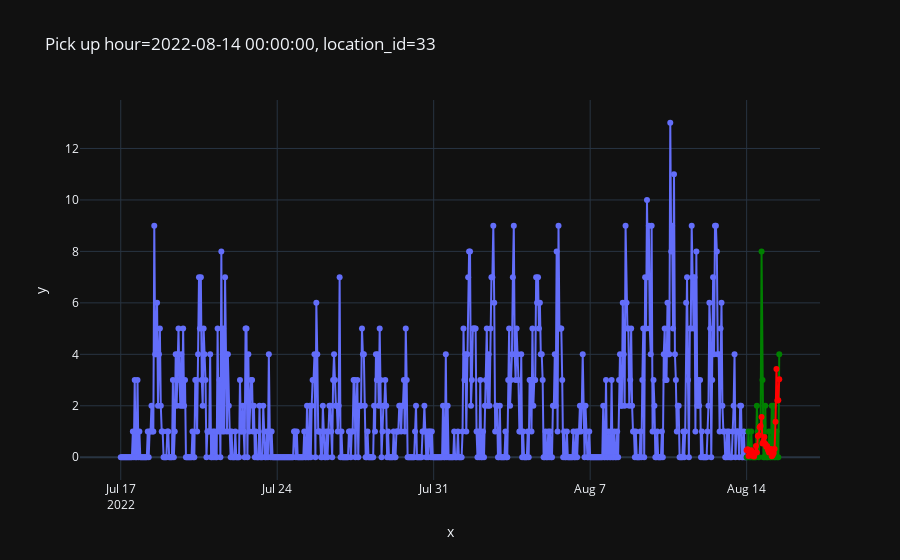

Write notebook code for a chart like this one.
### Code cell
from src.plot import plot_one_sample

plot_one_sample(
    features=X_test,
    targets=y_test,
    example_id=500,
    predictions=pd.DataFrame(predictions)
)

### Figure 1 — Plotly figure (JSON) as saved in the notebook; plotly's stock layout.template omitted (floating-point values rounded to 4 significant figures; data arrays with more than 128 entries replaced by an {"elided": "..."} marker saying what was removed)
{"data": [{"hovertemplate": "x=%{x}<br>y=%{y}<extra></extra>", "legendgroup": "", "line": {"color": "#636efa", "dash": "solid"}, "marker": {"symbol": "circle"}, "mode": "lines+markers", "name": "", "orientation": "v", "showlegend": false, "type": "scatter", "x": {"elided": "672 str values"}, "xaxis": "x", "y": {"elided": "672 int values"}, "yaxis": "y"}, {"hovertemplate": "x=%{x}<br>y=%{y}<extra></extra>", "legendgroup": "", "line": {"color": "green", "dash": "solid"}, "marker": {"symbol": "circle"}, "mode": "lines+markers", "name": "", "orientation": "v", "showlegend": false, "type": "scatter", "x": ["2022-08-14T00:00:00", "2022-08-14T01:00:00", "2022-08-14T02:00:00", "2022-08-14T03:00:00", "2022-08-14T04:00:00", "2022-08-14T05:00:00", "2022-08-14T06:00:00", "2022-08-14T07:00:00", "2022-08-14T08:00:00", "2022-08-14T09:00:00", "2022-08-14T10:00:00", "2022-08-14T11:00:00", "2022-08-14T12:00:00", "2022-08-14T13:00:00", "2022-08-14T14:00:00", "2022-08-14T15:00:00", "2022-08-14T16:00:00", "2022-08-14T17:00:00", "2022-08-14T18:00:00", "2022-08-14T19:00:00", "2022-08-14T20:00:00", "2022-08-14T21:00:00", "2022-08-14T22:00:00", "2022-08-14T23:00:00", "2022-08-15T00:00:00", "2022-08-15T01:00:00", "2022-08-15T02:00:00", "2022-08-15T03:00:00", "2022-08-15T04:00:00", "2022-08-15T05:00:00", "2022-08-15T06:00:00", "2022-08-15T07:00:00", "2022-08-15T08:00:00", "2022-08-15T09:00:00", "2022-08-15T10:00:00", "2022-08-15T11:00:00"], "xaxis": "x", "y": [0, 0, 1, 0, 0, 1, 0, 0, 0, 0, 0, 2, 1, 0, 1, 1, 8, 3, 0, 0, 2, 0, 0, 0, 1, 0, 0, 2, 0, 2, 0, 0, 1, 0, 0, 4], "yaxis": "y"}, {"hovertemplate": "x=%{x}<br>y=%{y}<extra></extra>", "legendgroup": "", "line": {"color": "red", "dash": "solid"}, "marker": {"symbol": "circle"}, "mode": "lines+markers", "name": "", "orientation": "v", "showlegend": false, "type": "scatter", "x": ["2022-08-14T00:00:00", "2022-08-14T01:00:00", "2022-08-14T02:00:00", "2022-08-14T03:00:00", "2022-08-14T04:00:00", "2022-08-14T05:00:00", "2022-08-14T06:00:00", "2022-08-14T07:00:00", "2022-08-14T08:00:00", "2022-08-14T09:00:00", "2022-08-14T10:00:00", "2022-08-14T11:00:00", "2022-08-14T12:00:00", "2022-08-14T13:00:00", "2022-08-14T14:00:00", "2022-08-14T15:00:00", "2022-08-14T16:00:00", "2022-08-14T17:00:00", "2022-08-14T18:00:00", "2022-08-14T19:00:00", "2022-08-14T20:00:00", "2022-08-14T21:00:00", "2022-08-14T22:00:00", "2022-08-14T23:00:00", "2022-08-15T00:00:00", "2022-08-15T01:00:00", "2022-08-15T02:00:00", "2022-08-15T03:00:00", "2022-08-15T04:00:00", "2022-08-15T05:00:00", "2022-08-15T06:00:00", "2022-08-15T07:00:00", "2022-08-15T08:00:00", "2022-08-15T09:00:00", "2022-08-15T10:00:00", "2022-08-15T11:00:00"], "xaxis": "x", "y": [0.2678, 0.3096, 0.05049, 0.1211, 0.1577, 0.2683, 0.05657, 0.05657, 0.0261, 0.1784, 0.4327, 0.1877, 0.8278, 0.8534, 1.166, 1.219, 1.562, 0.5349, 0.6102, 0.7905, 0.5289, 0.4062, 0.4377, 0.271, 0.184, 0.2804, 0.3251, 0.03989, 0.09209, 0.1697, 0.3244, 1.383, 3.425, 2.21, 2.213, 3.028], "yaxis": "y"}], "layout": {"legend": {"tracegroupgap": 0}, "title": {"text": "Pick up hour=2022-08-14 00:00:00, location_id=33"}, "xaxis": {"anchor": "y", "domain": [0, 1], "title": {"text": "x"}}, "yaxis": {"anchor": "x", "domain": [0, 1], "title": {"text": "y"}}}}
